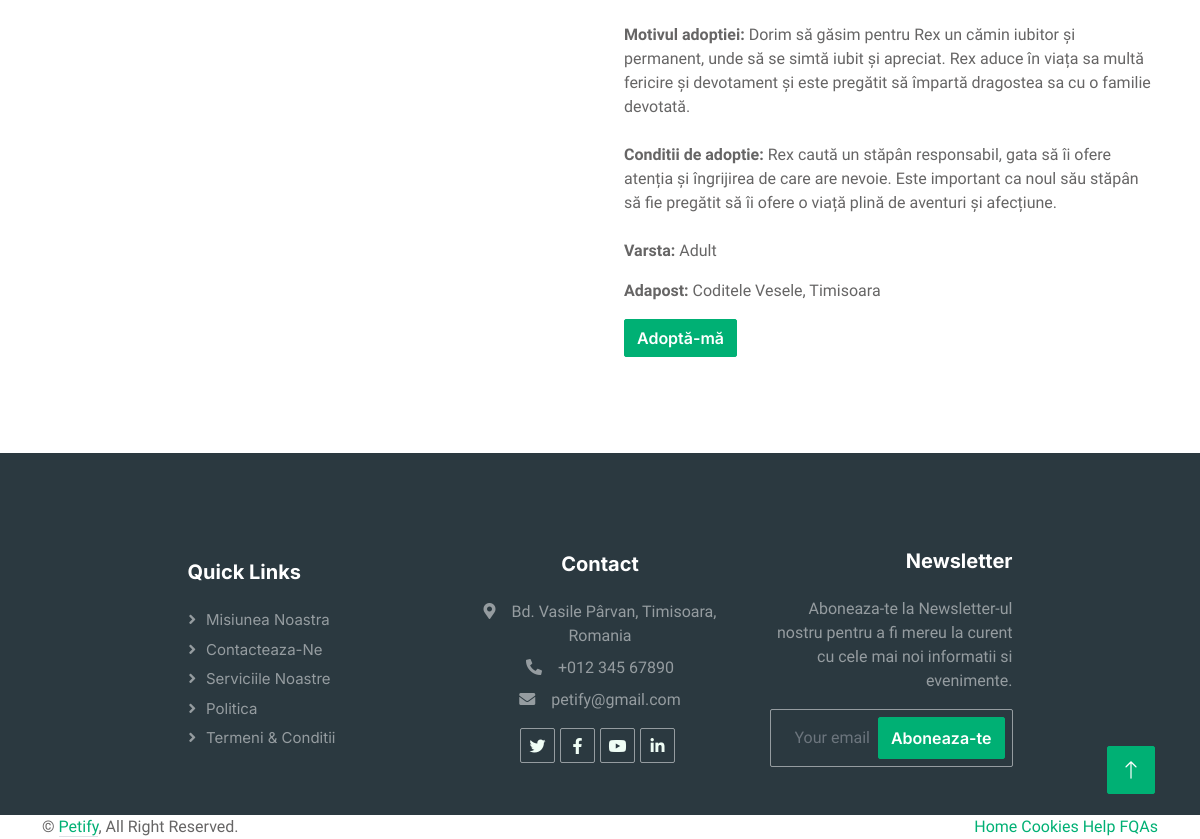
The app's page /Jucausul Rex (lower part), older data.
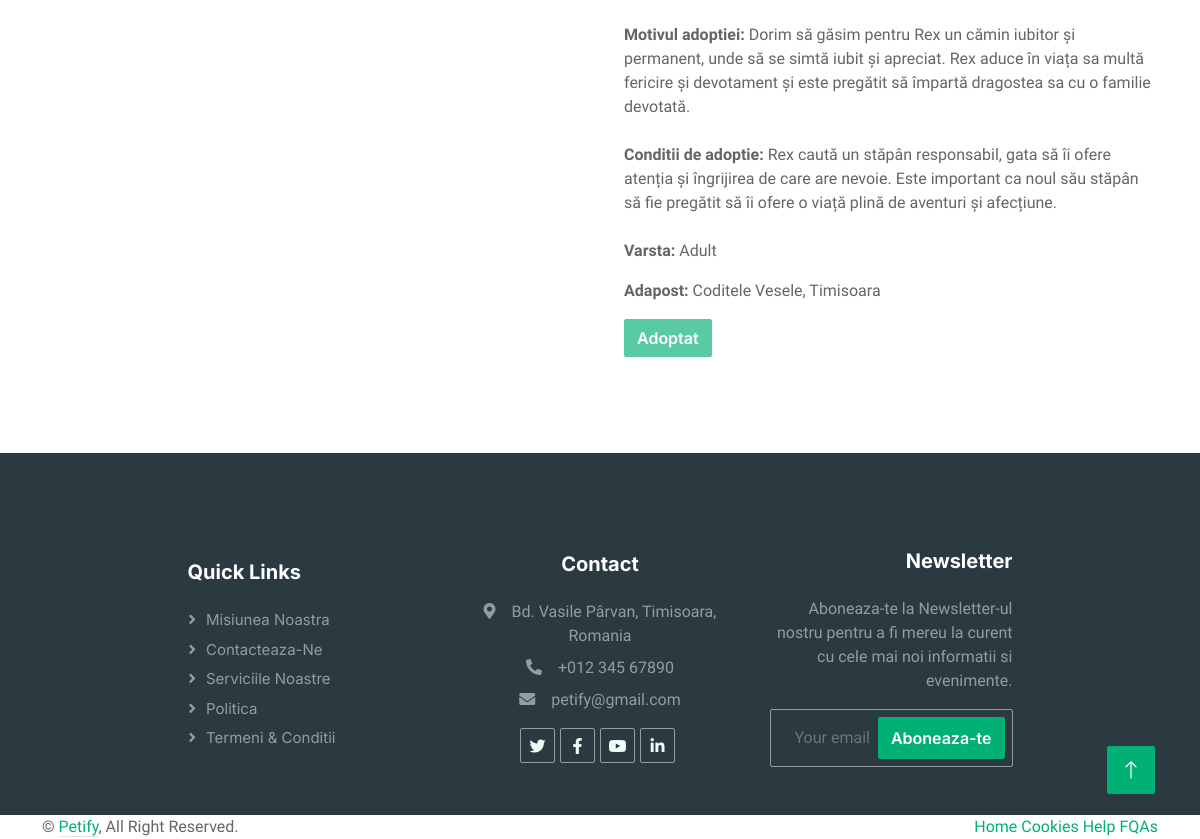
The same page, newer data.
### app.py (models this page shows)
class Animal(db.Model):
    id = db.Column(db.Integer, primary_key=True)
    name = db.Column(db.String(100), nullable=False)
    image = db.Column(db.String(100), nullable=False)
    description = db.Column(db.String(1000), nullable=False)
    history = db.Column(db.String(1000), nullable=True)
    activities = db.Column(db.String(1000), nullable=True)
    relationship = db.Column(db.String(1000), nullable=True)
    special_needs = db.Column(db.String(1000), nullable=True)
    adoption_reason = db.Column(db.String(1000), nullable=True)
    terms = db.Column(db.String(1000), nullable=True)
    button_link = db.Column(db.String(100), nullable=False)
    type = db.Column(db.String(50), nullable=False)
    age = db.Column(db.String(20), nullable=False)
    location = db.Column(db.String(50), nullable=False)
    adopted = db.Column(db.String(100), nullable=True)

### app.py (the view)
@app.route('/<category_name>')
def category_page(category_name):
    category = Animal.query.filter_by(name=category_name).first()
    if category:
        return render_template('category_page.html', category=category)

### templates/category_page.html (shortened to what this page needs)
<!DOCTYPE html>
<html lang="en">
<head>
    <link href="https://cdnjs.cloudflare.com/ajax/libs/font-awesome/5.10.0/css/all.min.css" rel="stylesheet">
    <link href="https://cdn.jsdelivr.net/npm/bootstrap-icons@1.4.1/font/bootstrap-icons.css" rel="stylesheet">
    <link href="/static/lib/animate/animate.min.css" rel="stylesheet">
    <link href="/static/lib/owlcarousel/assets/owl.carousel.min.css" rel="stylesheet">
    <link href="/static/css/bootstrap.min.css" rel="stylesheet">
    <link href="/static/css/style.css" rel="stylesheet">
</head>
<body>
    <div class="container-xxl bg-white p-0">
    <div class="container-xxl bg-white p-0">
        <div class="container-xxl py-5">
            <div class="container">
                <div class="row g-5 align-items-start">
                    <div class="col-md-6 wow fadeIn" data-wow-delay="0.5s">
                        <p class="mb-4"><strong>Motivul adoptiei: </strong>{{ category.adoption_reason|safe }}</p>
                        <p class="mb-4"><strong>Conditii de adoptie: </strong>{{ category.terms|safe }}</p>
                        <p><strong>Varsta:</strong> {{ category.age }}</p>
                        <p><strong>Adapost:</strong> {{ category.location }}</p>
                        {% if category.adopted == 'false' %}
                            <a href="{{ url_for('adopt_from_button', animal_name=category.name) }}" class="btn btn-primary">Adoptă-mă</a>
                        {% else %}
                            <button class="btn btn-primary" disabled> Adoptat
                        {% endif %}
                    </div>
                </div>
            </div>
        </div>
        <div class="container-fluid bg-dark text-white-50 footer pt-5 mt-5 wow fadeIn" data-wow-delay="0.1s">
            <div class="container py-5">
                <div class="row g-5 justify-content-center align-items-center">
                    <div class="col-lg-3 col-md-6 text-start">
                        <h5 class="text-white mb-4">Quick Links</h5>
                        <a class="btn btn-link text-white-50" href="">Misiunea noastra</a>
                        <a class="btn btn-link text-white-50" href="">Contacteaza-ne</a>
                        <a class="btn btn-link text-white-50" href="">Serviciile noastre</a>
                        <a class="btn btn-link text-white-50" href="">Politica</a>
                        <a class="btn btn-link text-white-50" href="">Termeni & Conditii</a>
                    </div>
                    <div class="col-lg-3 col-md-6 text-center">
                        <h5 class="text-white mb-4">Contact</h5>
                        <p class="mb-2"><i class="fa fa-map-marker-alt me-3"></i>Bd. Vasile Pârvan, Timisoara, Romania</p>
                        <p class="mb-2"><i class="fa fa-phone-alt me-3"></i>+012 345 67890</p>
                        <p class="mb-2"><i class="fa fa-envelope me-3"></i>petify@gmail.com</p>
                        <div class="d-flex pt-2 justify-content-center">
                            <a class="btn btn-outline-light btn-social" href=""><i class="fab fa-twitter"></i></a>
                            <a class="btn btn-outline-light btn-social" href=""><i class="fab fa-facebook-f"></i></a>
                            <a class="btn btn-outline-light btn-social" href=""><i class="fab fa-youtube"></i></a>
                            <a class="btn btn-outline-light btn-social" href=""><i class="fab fa-linkedin-in"></i></a>
                        </div>
                    </div>
                    <div class="col-lg-3 col-md-6 text-end">
                        <h5 class="text-white mb-4">Newsletter</h5>
                        <p>Aboneaza-te la Newsletter-ul nostru pentru a fi mereu la curent cu cele mai noi informatii si evenimente.</p>
                        <div class="position-relative mx-auto" style="max-width: 400px;">
                            <a href="{{ url_for('register') }}" class="btn btn-primary py-2 position-absolute top-0 end-0 mt-2 me-2">Aboneaza-te</a>
                        </div>
                    </div>
                </div>
            </div>
        </div>
            <div class="container">
                <div class="copyright">
                    <div class="row">
                        <div class="col-md-6 text-center text-md-start mb-3 mb-md-0">
                            &copy; <a class="border-bottom" href="#">Petify</a>, All Right Reserved.
                        </div>
                        <div class="col-md-6 text-center text-md-end">
                            <div class="footer-menu">
                                <a href="">Home</a>
                                <a href="">Cookies</a>
                                <a href="">Help</a>
                                <a href="">FQAs</a>
                            </div>
                        </div>
                    </div>
                </div>
            </div>
        </div>
        <a href="#" class="btn btn-lg btn-primary btn-lg-square back-to-top"><i class="bi bi-arrow-up"></i></a>
    </div>
</body>
</html>

### static/css/style.css (style rules this page uses)
:root { --primary: #00B074; --secondary: #2B9BFF; --light: #EFFDF5; --dark: #2B3940; }
.back-to-top { position: fixed; display: none; right: 45px; bottom: 45px; z-index: 99; }
.btn { font-family: 'Inter', sans-serif; font-weight: 600; transition: .5s; }
.btn.btn-primary, .btn.btn-secondary { color: #FFFFFF; }
.btn-lg-square { width: 48px; height: 48px; }
.btn-square, .btn-sm-square, .btn-lg-square { padding: 0; display: flex; align-items: center; justify-content: center; font-weight: normal; border-radius: 2px; }
.footer .btn.btn-social { margin-right: 5px; width: 35px; height: 35px; display: flex; align-items: center; justify-content: center; color: var(--light); border: 1px solid rgba(255,255,255,0.5); border-radius: 2px; transition: .3s; }
.footer .btn.btn-link { display: block; margin-bottom: 5px; padding: 0; text-align: left; font-size: 15px; font-weight: normal; text-transform: capitalize; transition: .3s; }
.footer .btn.btn-link::before { position: relative; content: "\f105"; font-family: "Font Awesome 5 Free"; font-weight: 900; margin-right: 10px; }

Row changes from the older to the newer data that the page shows:
changed Animal "Adult": adopted "false" → "nume user logat" (drawn)
Text that changed along with them:
text no longer shown: "Adoptă-mă"
text now shown: "Adoptat"
